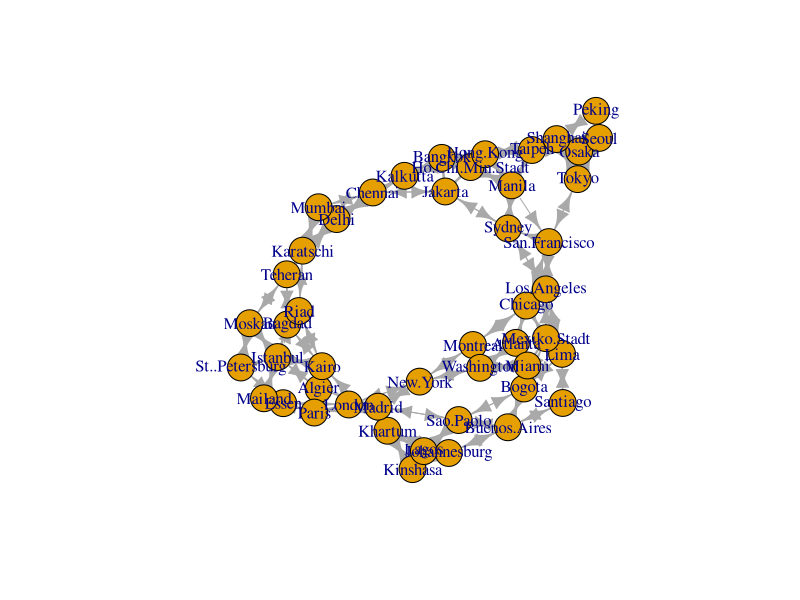

R code for this plot:
# libs
library(igraph)

# read csv
map <- read.csv("map.csv",header=TRUE,row.names=1,check.names=T)

# prepare data
map[is.na(map)] <- 0
mat <- as.matrix(map)

# create graph from adjacency matrix
g <- graph.adjacency(mat)
plot(g)

# define function that calculates average distance from each city to each city
mean_pandemic <- function(adj_mat) {
  gr <- graph.adjacency(adj_mat)
  short <- data.frame(shortest.paths(gr, algorithm = "dijkstra"))
  mean <-mean(rowMeans(short)) 
  ssd <- sum(Matrix::rowSums(short ** 2))
  return(paste("Mean: ", mean, ", SSD: ", ssd))
}
print(mean_pandemic(mat))

# calculate new means for first research center
for (i in 1:48) {
  if (i!=2) {
    mat_tmp <- mat
    mat_tmp[2, i] = 1
    mat_tmp[i, 2] = 1
    print(paste(rownames(mat)[i],": ", mean_pandemic(mat_tmp)))
  }
}

# set first research center to Kairo
frst = 16
mat[2, frst] = 1
mat[frst, 2] = 1

# calculate new means for second research center
for (i in 1:48) {
  if (i!=2 && i!=frst) {
    mat_tmp <- mat
    mat_tmp[2, i] = 1
    mat_tmp[i, 2] = 1
    mat_tmp[frst, i] = 1
    mat_tmp[i, frst] = 1
    print(paste(rownames(mat)[i],": ", mean_pandemic(mat_tmp)))
  }
}

# set second research center to Hong Kong
snd = 12
mat[2, snd] = 1
mat[snd, 2] = 1

# calculate new means for third research center
for (i in 1:48) {
  if (i!=2 && i!= frst && i!=snd) {
    mat_tmp <- mat
    mat_tmp[2, i] = 1
    mat_tmp[i, 2] = 1
    mat_tmp[frst, i] = 1
    mat_tmp[i, frst] = 1
    mat_tmp[snd, i] = 1
    mat_tmp[i, snd] = 1
    print(paste(rownames(mat)[i],": ", mean_pandemic(mat_tmp)))
  }
}
